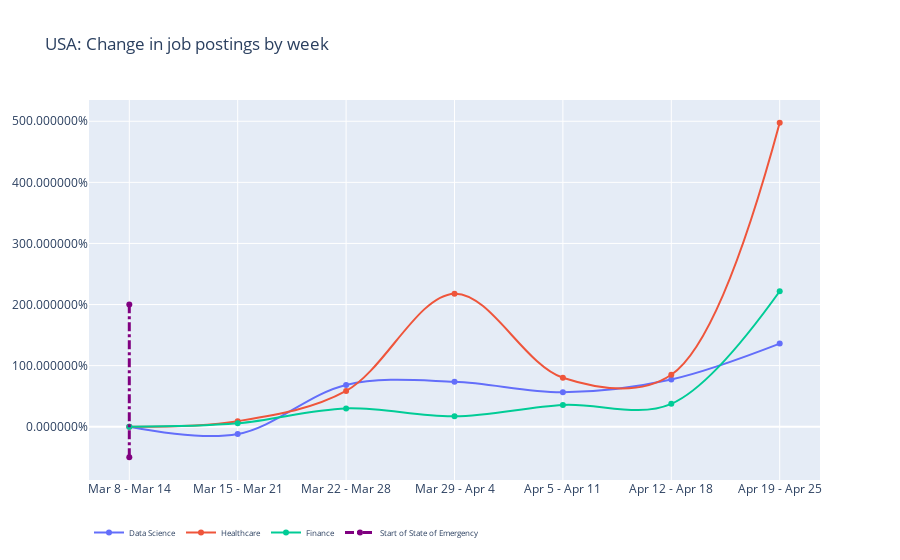

Here is the notebook cell this chart was saved with:
### Code cell
import plotly.graph_objects as go

title = 'USA: Change in job postings by week'
x = week_list
y_ds = counts_df_usa_change["% Change"][counts_df_usa_change["Industry"]=="Datascience"].values
y_en = counts_df_usa_change["% Change"][counts_df_usa_change["Industry"]=="Environmental"].values
y_ho = counts_df_usa_change["% Change"][counts_df_usa_change["Industry"]=="Hospitality"].values
y_he = counts_df_usa_change["% Change"][counts_df_usa_change["Industry"]=="Healthcare"].values
y_re = counts_df_usa_change["% Change"][counts_df_usa_change["Industry"]=="Retail"].values
y_fi = counts_df_usa_change["% Change"][counts_df_usa_change["Industry"]=="Finance"].values


fig = go.Figure()
fig.add_trace(go.Scatter(x=x, y=y_ds, name="Data Science",
                    line_shape='spline'))
#fig.add_trace(go.Scatter(x=x, y=y_en, name="Environmental",
#                    line_shape='spline'))
#fig.add_trace(go.Scatter(x=x, y=y_ho, name="Hospitality",
#                    line_shape='spline'))
fig.add_trace(go.Scatter(x=x, y=y_he, name="Healthcare",
                    line_shape='spline'))
#fig.add_trace(go.Scatter(x=x, y=y_re, name="Retail",
#                    line_shape='spline'))
fig.add_trace(go.Scatter(x=x, y=y_fi, name="Finance",
                    line_shape='spline'))

fig.add_trace(go.Scatter(
    x=["Mar 8 - Mar 14","Mar 8 - Mar 14"],
   y=[-.5, 2],
    name="Start of State of Emergency",
    
    line=dict(color="Purple", width=3, dash="dashdot")))

fig.update_traces(hoverinfo='text+name', mode='lines+markers')
fig.update_layout(yaxis_tickformat = '%', title=title, legend=dict(font_size=8),legend_orientation="h")


fig.show()

### Figure 1 — Plotly figure (JSON) as saved in the notebook; plotly's stock layout.template omitted (floating-point values rounded to 4 significant figures)
{"data": [{"hoverinfo": "text+name", "line": {"shape": "spline"}, "mode": "lines+markers", "name": "Data Science", "type": "scatter", "x": ["Mar 8 - Mar 14", "Mar 15 - Mar 21", "Mar 22 - Mar 28", "Mar 29 - Apr 4", "Apr 5 - Apr 11", "Apr 12 - Apr 18", "Apr 19 - Apr 25"], "y": [0, -0.12, 0.684, 0.737, 0.564, 0.774, 1.361]}, {"hoverinfo": "text+name", "line": {"shape": "spline"}, "mode": "lines+markers", "name": "Healthcare", "type": "scatter", "x": ["Mar 8 - Mar 14", "Mar 15 - Mar 21", "Mar 22 - Mar 28", "Mar 29 - Apr 4", "Apr 5 - Apr 11", "Apr 12 - Apr 18", "Apr 19 - Apr 25"], "y": [0, 0.091, 0.585, 2.178, 0.802, 0.85, 4.976]}, {"hoverinfo": "text+name", "line": {"shape": "spline"}, "mode": "lines+markers", "name": "Finance", "type": "scatter", "x": ["Mar 8 - Mar 14", "Mar 15 - Mar 21", "Mar 22 - Mar 28", "Mar 29 - Apr 4", "Apr 5 - Apr 11", "Apr 12 - Apr 18", "Apr 19 - Apr 25"], "y": [0, 0.057, 0.3, 0.17, 0.357, 0.374, 2.217]}, {"hoverinfo": "text+name", "line": {"color": "Purple", "dash": "dashdot", "width": 3}, "mode": "lines+markers", "name": "Start of State of Emergency", "type": "scatter", "x": ["Mar 8 - Mar 14", "Mar 8 - Mar 14"], "y": [-0.5, 2]}], "layout": {"legend": {"font": {"size": 8}, "orientation": "h"}, "title": {"text": "USA: Change in job postings by week"}, "yaxis": {"tickformat": "%"}}}
